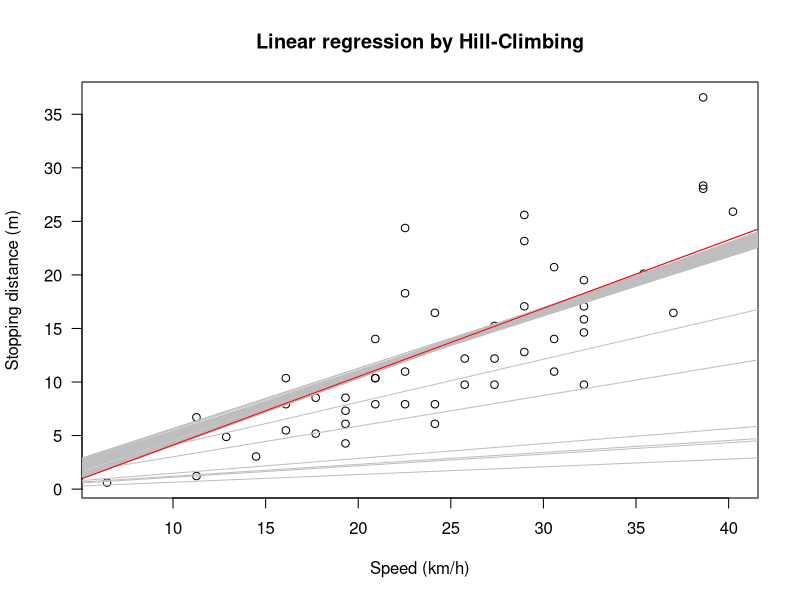
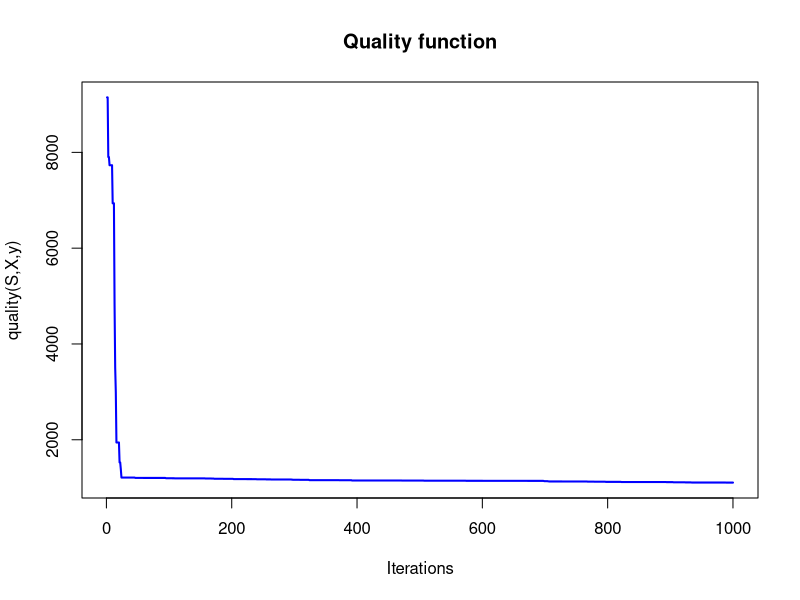
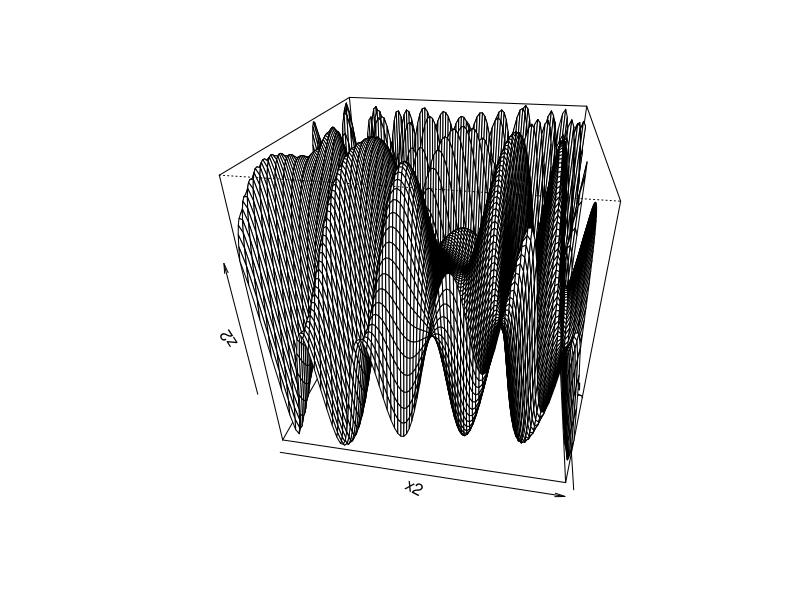
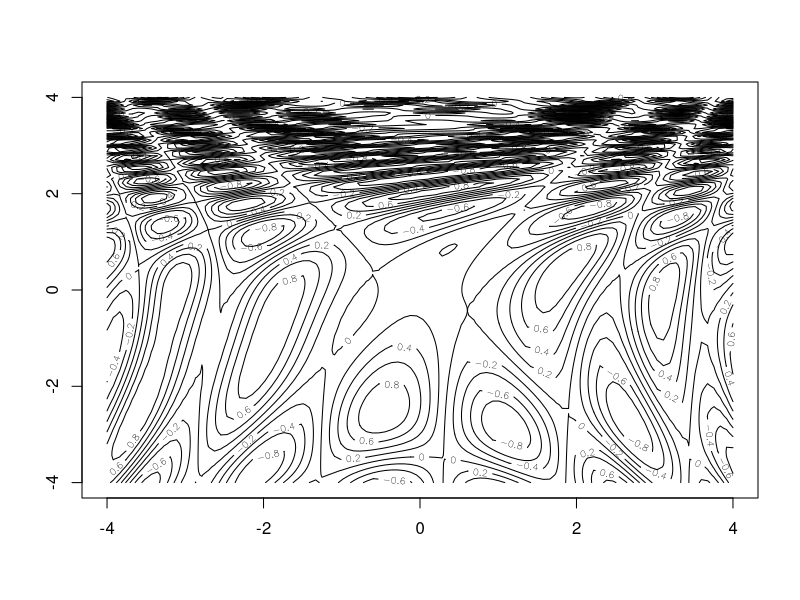

The R script that drew these images, in order: (Note: this script raises an error after producing the figures.)
#
# Metaheuristic Exercise
#
# 2014 (c) Bartlomiej Twardowski
# B.Twardowski@ii.pw.edu.pl

metaheuristic <- function(X, y, S_init, quality, tweek, max_iter = 1000, threshold = 0.00001) {
  i <- 0
  S <- S_init
  quality_h <- double(max_iter) #history
  S_h <- list(max_iter) #history
  repeat {
   i <- i + 1
   R <- tweak(S)
   if(quality(R,X,y) < quality(S,X,y))
     S <- R
   #save to history
   quality_h[i] <- quality(S,X,y)
   S_h[[i]] <- S
   if(quality(S,X,y) <= threshold || i == max_iter)
     break
  }
  list(S=S,quality=quality(S,X,y), S_history=S_h, quality_history=quality_h)
}

quality <- function(S, X, y)
  sum((y - X %*% S)^2)

tweak <- function(S) { 
  S + runif(nrow(S), min=-0.1, max=0.1)
}

## Run on cars dataset
rm(cars)
require(datasets)
cars$speed_km <- cars$speed * 1.609344
cars$dist_m <- cars$dist * 0.3048

S_init <- matrix(c(0,0), nrow=2)
X <- cbind(1, matrix(cars$speed_km))
y <- cars$dist_m
iterations <- 1000
result <- metaheuristic(X, y, S_init, quality, tweek, iterations)

plot(cars$speed_km, cars$dist_m, xlab = "Speed (km/h)", ylab = "Stopping distance (m)", 
     las = 1, main='Linear regression by Hill-Climbing')

# plot data and converging fit
for (i in c(1,3,6,10,14,seq(20,iterations,by=10))) {
  abline(coef=result$S_history[[i]], col="gray")
}
abline(coef=result$S, col="red")

# check out the trajectory of the cost function
result$quality_history[seq(1,iterations, by=10)]
plot(result$quality_history, type='l', col='blue', lwd=2, main='Quality function', ylab='quality(S,X,y)', xlab='Iterations')

##
## Hill Climbing - Harder Example
##
range2 = c(-4, -4, 4, 4)
x2 <- seq(range2[1], range2[3], length= 100)
y2 <- seq(range2[2], range2[4], length= 100)
f2 <- function(x, y) { sin(1/2 * x^2 - 1/4 * y^2 + 3) * cos(2 * x + 1 - exp(y)) }
z2 <- outer(x2,y2, f2)
persp(x2, y2, z2, theta = 10, phi = 30)
contour(x2,y2,z2)

quality2 <- function(S, X, y) {
 f2(S[1],S[2]) - y 
}

tweak2 <- function(S) { 
  S + runif(nrow(S), min=-0.1, max=0.1)
}

S_init2 <- matrix(c(0,0), nrow=2)
iterations2 <- 100
result2 <- metaheuristic(x2, y2, S_init2, quality2, tweek2, iterations2)
contour(x2,y2,z2)
points(result2$S[1,1],result2$S[2,1], col='red') 
